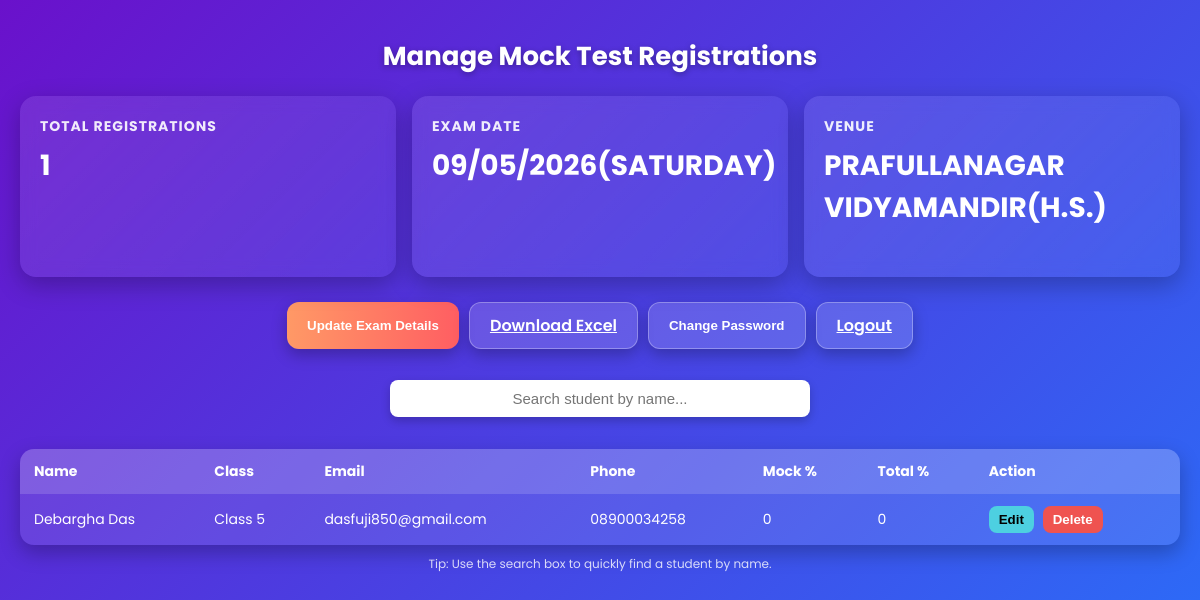
Before: /admin (signed in) with the older database file.
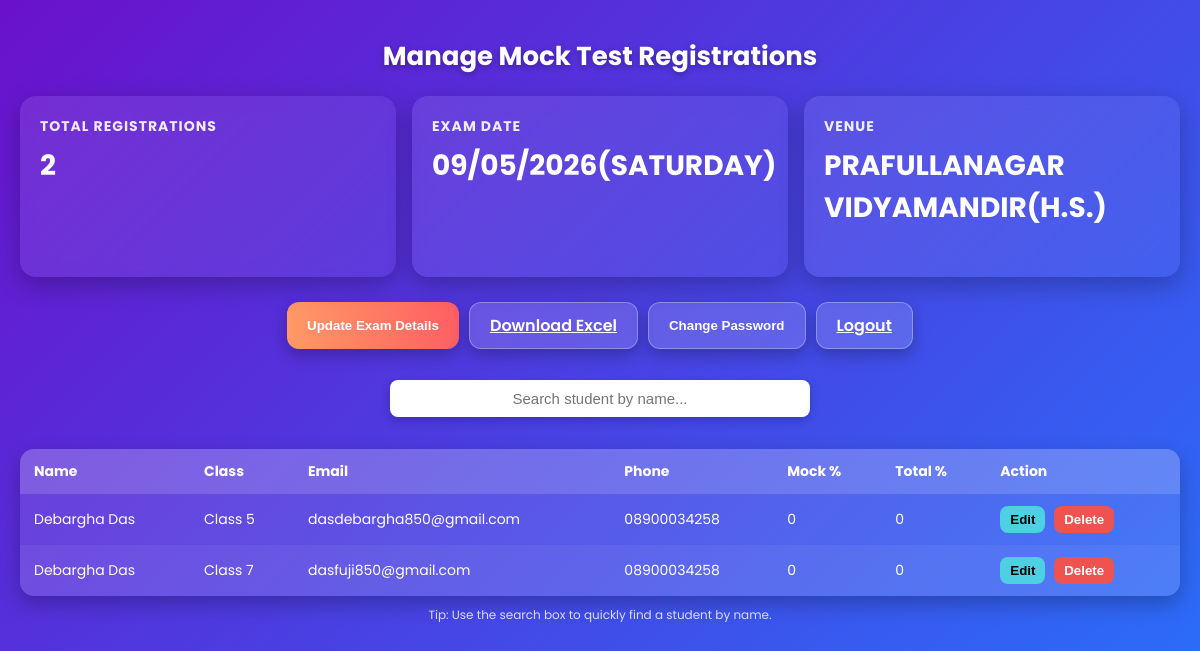
After: the same page with the newer database file.
### tables this page shows
CREATE TABLE admin(
            id INTEGER PRIMARY KEY,
            username TEXT,
            password TEXT,
            exam_date TEXT,
            venue TEXT,
            logo TEXT);

CREATE TABLE students(
            id INTEGER PRIMARY KEY AUTOINCREMENT,
            name TEXT,
            email TEXT,
            phone TEXT,
            class_name TEXT,
            result REAL,
            mock REAL);

### app.py (the view)
@app.route('/admin')
def admin():
    if 'admin' not in session:
        return redirect('/login')
    con = sqlite3.connect(DB)
    cur = con.cursor()
    cur.execute("SELECT * FROM students ORDER BY id DESC")
    students = cur.fetchall()
    cur.execute("SELECT exam_date, venue, logo FROM admin WHERE id=1")
    exam_date, venue, logo = cur.fetchone()
    try:
        date_obj = datetime.strptime(exam_date, "%Y-%m-%d")
        exam_day = date_obj.strftime("%A")
    except Exception:
        exam_day = ""
    return render_template("admin.html",
                           students=students,
                           exam_date=exam_date,
                           exam_day=exam_day,
                           venue=venue,
                           logo=logo)

### templates/admin.html (shortened to what this page needs)
<!DOCTYPE html>
<html lang="en">
<head>
</head>
<body>
  <div class="container">
    <h1>Manage Mock Test Registrations</h1>
    <div class="cards">
      <div class="card">
        <h3>Total Registrations</h3>
        <p>{{ students|length }}</p>
      </div>
      <div class="card">
        <h3>Exam Date</h3>
        <p>{{ exam_date }}</p>
      </div>
      <div class="card">
        <h3>Venue</h3>
        <p>{{ venue }}</p>
      </div>
    </div>
    <div class="buttons">
      <button class="btn" onclick="openModal('examModal')">Update Exam Details</button>
      <a href="/download" class="btn ghost">Download Excel</a>
      <button class="btn ghost" onclick="openModal('pwModal')">Change Password</button>
      <a href="/logout" class="btn ghost">Logout</a>
    </div>
    <div class="search-box">
      <input type="text" id="searchInput" placeholder="Search student by name..." onkeyup="filterTable()">
    </div>
    <table id="studentTable">
      <thead>
        <tr>
          <th>Name</th>
          <th>Class</th>
          <th>Email</th>
          <th>Phone</th>
          <th>Mock %</th>
          <th>Total %</th>
          <th>Action</th>
        </tr>
      </thead>
      <tbody>
        {% for s in students %}
        <tr>
          <td>{{ s[1] }}</td>
          <td>{{ s[4] }}</td>
          <td>{{ s[2] }}</td>
          <td>{{ s[3] }}</td>
          <td>{{ s[6] or 0 }}</td>
          <td>{{ s[5] or 0 }}</td>
          <td>
            <button class="small-btn edit" onclick="openEdit({{ s[0] }}, '{{ s[1]|e }}', '{{ s[2]|e }}', '{{ s[3]|e }}', {{ s[5] or 0 }}, {{ s[6] or 0 }}, '{{ s[4]|e }}')">Edit</button>
            <button class="small-btn del" onclick="confirmDelete({{ s[0] }}, '{{ s[1]|e }}')">Delete</button>
          </td>
        </tr>
        {% else %}
        <tr><td colspan="7" style="text-align:center;opacity:0.7">No students yet.</td></tr>
        {% endfor %}
      </tbody>
    </table>
    <div class="footer-note">
      Tip: Use the search box to quickly find a student by name.
    </div>
  </div>
</body>
</html>

### templates/admin.html (style rules this page uses)
body { font-family: 'Poppins', sans-serif; margin: 0; background: linear-gradient(135deg, #6a11cb, #2575fc); color: #fff; min-height: 100vh; padding: 20px; display: flex; justify-content: center; }
.container { width: 100%; max-width: 1200px; }
h1 { text-align: center; margin-bottom: 20px; font-weight: 700; font-size: 26px; text-shadow: 0 2px 6px rgba(0, 0, 0, 0.3); }
.cards { display: grid; grid-template-columns: repeat(auto-fit, minmax(250px, 1fr)); gap: 16px; margin-bottom: 25px; }
.card { background: linear-gradient(135deg, rgba(255, 255, 255, 0.1), rgba(255, 255, 255, 0.05)); border-radius: 16px; padding: 20px; box-shadow: 0 8px 25px rgba(0, 0, 0, 0.25); backdrop-filter: blur(8px); }
.card h3 { margin: 0; font-size: 14px; opacity: 0.9; text-transform: uppercase; letter-spacing: 1px; }
.card p { font-size: 28px; margin-top: 8px; font-weight: 700; }
.buttons { display: flex; justify-content: center; gap: 10px; flex-wrap: wrap; margin-bottom: 25px; }
.btn { background: linear-gradient(90deg, #ff9966, #ff5e62); color: white; padding: 10px 20px; border-radius: 12px; border: none; font-weight: 600; cursor: pointer; box-shadow: 0 6px 15px rgba(0, 0, 0, 0.25); transition: all 0.2s ease-in-out; }
.btn.ghost { background: rgba(255, 255, 255, 0.15); border: 1px solid rgba(255, 255, 255, 0.3); color: #fff; }
.search-box { text-align: center; margin-bottom: 20px; }
.search-box input { width: 50%; max-width: 400px; padding: 10px; border-radius: 8px; border: none; font-size: 15px; outline: none; text-align: center; box-shadow: 0 4px 10px rgba(0, 0, 0, 0.2); }
table { width: 100%; border-collapse: collapse; background: rgba(255, 255, 255, 0.1); border-radius: 14px; overflow: hidden; box-shadow: 0 8px 20px rgba(0, 0, 0, 0.25); }
th, td { text-align: left; padding: 12px 14px; font-size: 14px; }
thead { background: rgba(255, 255, 255, 0.15); font-weight: 600; }
tbody tr:nth-child(even) { background: rgba(255, 255, 255, 0.05); }
.small-btn { padding: 6px 10px; border-radius: 8px; border: none; font-weight: 600; cursor: pointer; margin-right: 5px; }
.edit { background: #4dd0e1; color: #000; }
.del { background: #ef5350; color: #fff; }
.footer-note { text-align: center; font-size: 12px; opacity: 0.8; margin-top: 10px; }
input, select { width: 100%; padding: 8px 10px; margin-top: 6px; margin-bottom: 12px; border-radius: 8px; border: 1px solid #ccc; font-size: 14px; }

Changed rows visible on the page:
removed students: name "Debargha Das", class_name "Class 5", email "dasfuji850@gmail.com", phone "08900034258", mock "0", result "0"
added students: name "Debargha Das", class_name "Class 5", email "dasdebargha850@gmail.com", phone "08900034258", mock "0", result "0"
added students: name "Debargha Das", class_name "Class 7", email "dasfuji850@gmail.com", phone "08900034258", mock "0", result "0"
Other visible differences:
{{ students|length }}: "1" → "2"
